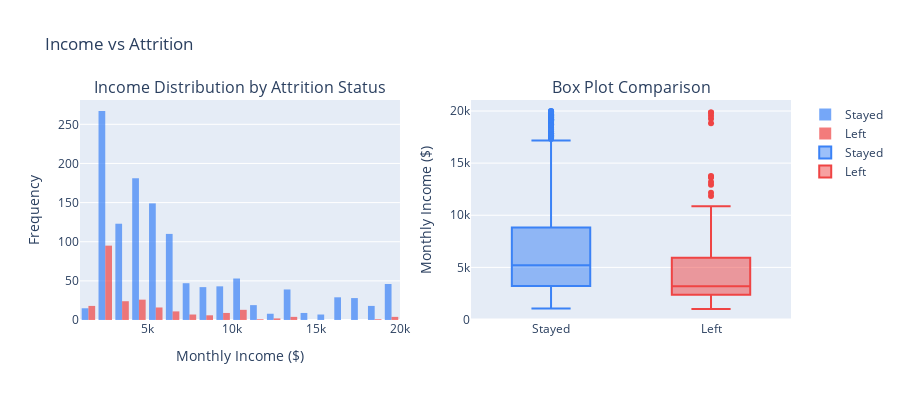

The cell this chart's notebook holds for it:
### Markdown cell above
Observations:

- The independent-samples t-test yielded a t-statistic of -6.2039 with a p-value < 0.000001, well below the 0.05 significance level.

- This indicates a statistically significant difference in mean monthly income between employees who left and those who stayed.

### Code cell
# Create visualization for income hypothesis test
fig = make_subplots(
    rows=1, cols=2,
    subplot_titles=('Income Distribution by Attrition Status', 'Box Plot Comparison'),
    specs=[[{'type': 'histogram'}, {'type': 'box'}]]
)

# Histogram
fig.add_trace(
    go.Histogram(x=income_stayed, name='Stayed', opacity=0.7, marker_color='#3b82f6'),
    row=1, col=1
)
fig.add_trace(
    go.Histogram(x=income_left, name='Left', opacity=0.7, marker_color='#ef4444'),
    row=1, col=1
)

# Box plots
fig.add_trace(
    go.Box(y=income_stayed, name='Stayed', marker_color='#3b82f6'),
    row=1, col=2
)
fig.add_trace(
    go.Box(y=income_left, name='Left', marker_color='#ef4444'),
    row=1, col=2
)

fig.update_layout(
    title_text=f"Income vs Attrition",
    showlegend=True,
    width=900,
    height=400
)

fig.update_xaxes(title_text="Monthly Income ($)", row=1, col=1)
fig.update_yaxes(title_text="Frequency", row=1, col=1)
fig.update_yaxes(title_text="Monthly Income ($)", row=1, col=2)

fig.show()

### Figure 1 — Plotly figure (JSON) as saved in the notebook; plotly's stock layout.template omitted (floating-point values rounded to 4 significant figures; data arrays with more than 128 entries replaced by an {"elided": "..."} marker saying what was removed)
{"data": [{"marker": {"color": "#3b82f6"}, "name": "Stayed", "opacity": 0.7, "type": "histogram", "x": {"elided": "1233 int values"}, "xaxis": "x", "yaxis": "y"}, {"marker": {"color": "#ef4444"}, "name": "Left", "opacity": 0.7, "type": "histogram", "x": {"elided": "237 int values"}, "xaxis": "x", "yaxis": "y"}, {"marker": {"color": "#3b82f6"}, "name": "Stayed", "type": "box", "xaxis": "x2", "y": {"elided": "1233 int values"}, "yaxis": "y2"}, {"marker": {"color": "#ef4444"}, "name": "Left", "type": "box", "xaxis": "x2", "y": {"elided": "237 int values"}, "yaxis": "y2"}], "layout": {"annotations": [{"font": {"size": 16}, "showarrow": false, "text": "Income Distribution by Attrition Status", "x": 0.225, "xanchor": "center", "xref": "paper", "y": 1, "yanchor": "bottom", "yref": "paper"}, {"font": {"size": 16}, "showarrow": false, "text": "Box Plot Comparison", "x": 0.775, "xanchor": "center", "xref": "paper", "y": 1, "yanchor": "bottom", "yref": "paper"}], "height": 400, "showlegend": true, "title": {"text": "Income vs Attrition"}, "width": 900, "xaxis": {"anchor": "y", "domain": [0, 0.45], "title": {"text": "Monthly Income ($)"}}, "xaxis2": {"anchor": "y2", "domain": [0.55, 1]}, "yaxis": {"anchor": "x", "domain": [0, 1], "title": {"text": "Frequency"}}, "yaxis2": {"anchor": "x2", "domain": [0, 1], "title": {"text": "Monthly Income ($)"}}}}
